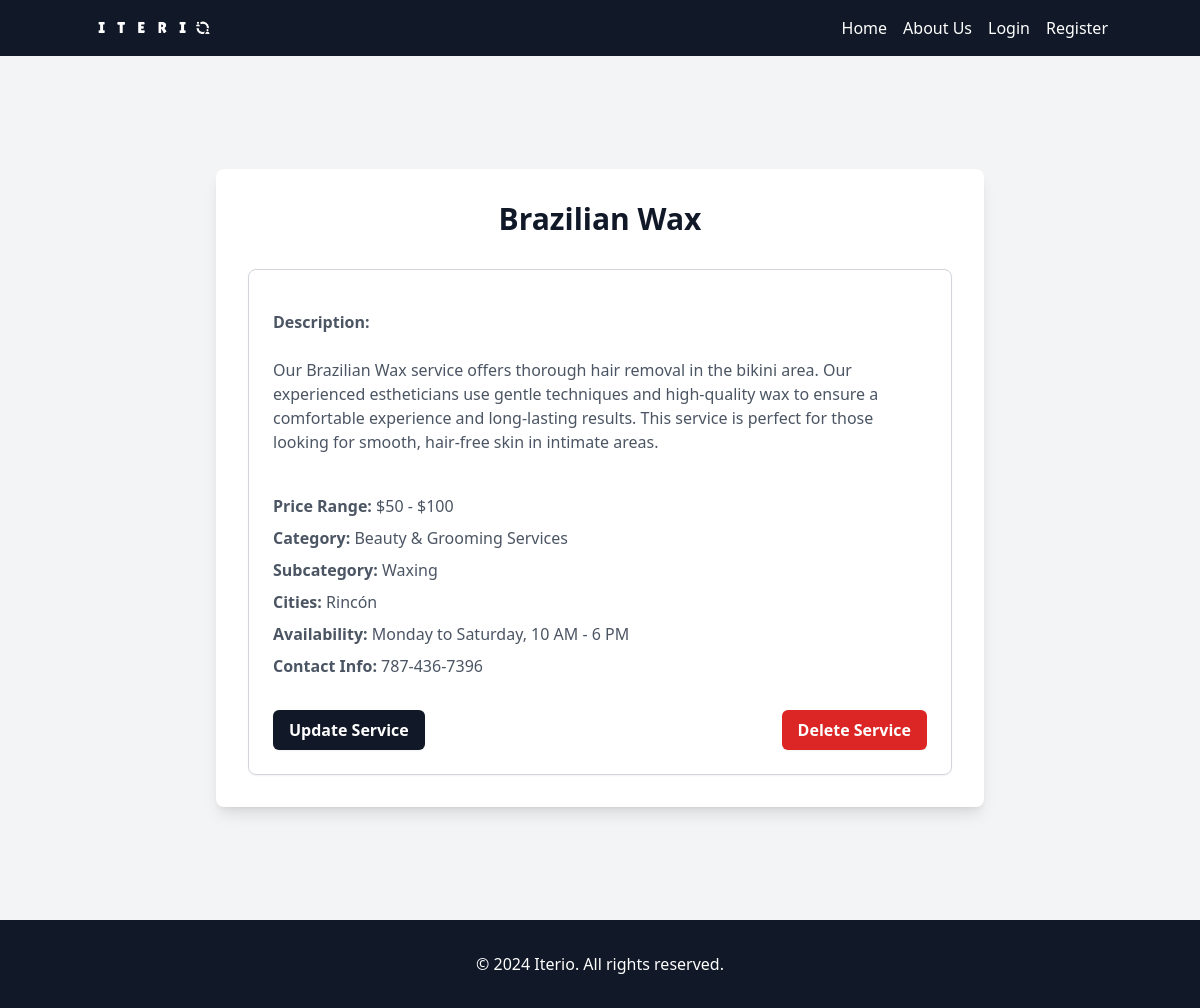
The page /service/87/ on the database its author committed.
### iterio_app/models.py (models this page shows, shortened)
class Service(models.Model):
    name = models.CharField(max_length=100)
    description = models.TextField()
    price_range = models.CharField(max_length=100, blank=True)
    category = models.ForeignKey(Category, on_delete=models.CASCADE, related_name='services', default=11)
    subcategory = models.ForeignKey(SubCategory, on_delete=models.CASCADE, related_name='services')
    cities = models.ManyToManyField(City, related_name='services')
    picture = models.ImageField(upload_to='service_pictures', blank=True, null=True)
    availability = models.TextField(blank=True)
    contact_info = models.TextField(blank=True)

class Category(models.Model):
    name = models.CharField(max_length=100)
    img_path = models.CharField(max_length=120, blank=True)
    details = models.CharField(max_length=120, blank=True)
    redirect = models.CharField(max_length=120, blank=True)
    class Meta:
        verbose_name_plural = 'Categories'

class SubCategory(models.Model):
    name = models.CharField(max_length=100)
    category = models.ForeignKey(Category, on_delete=models.CASCADE, related_name='subcategories')
    class Meta:
        verbose_name_plural = 'Sub-categories'

class City(models.Model):
    name = models.CharField(max_length=100, unique=True)

### iterio_app/views.py (the view)
# urls.py: path('service/<int:pk>/', views.service_detail, name='service_detail'),
def service_detail(request, pk):
    service = get_object_or_404(Service, pk=pk)
    return render(request, 'iterio_app/service_detail.html', {'service': service})

### iterio_app/templates/iterio_app/service_detail.html (shortened to what this page needs)
{% extends 'main.html' %}
{% load static %}
{% load static tailwind_tags %}
{% block content %}
<div class="bg-gray-100 min-h-screen flex items-center justify-center py-12">
    <div class="max-w-3xl w-full bg-white p-8 rounded-lg shadow-lg">
        <h1 class="text-3xl font-bold text-gray-900 mb-8 text-center">{{ service.name }}</h1>
        <div class="space-y-6">
            <div class="border border-gray-300 p-6 rounded-lg shadow-sm">
                <div class="mt-4">
                    <div class="text-gray-600"><strong>Description:</strong> {{ service.description|safe }}</div>
                    <p class="text-gray-600 mt-4"><strong>Price Range:</strong> {{ service.price_range }}</p>
                    <p class="text-gray-600 mt-2"><strong>Category:</strong> {{ service.category.name }}</p>
                    <p class="text-gray-600 mt-2"><strong>Subcategory:</strong> {{ service.subcategory.name }}</p>
                    <p class="text-gray-600 mt-2"><strong>Cities:</strong> {% for city in service.cities.all %}{{ city.name }}{% if not forloop.last %}, {% endif %}{% endfor %}</p>
                    <p class="text-gray-600 mt-2"><strong>Availability:</strong> {{ service.availability }}</p>
                    <p class="text-gray-600 mt-2"><strong>Contact Info:</strong> {{ service.contact_info }}</p>
                </div>
                <div class="mt-8 flex justify-between">
                    <a href="{% url 'update_service' service.id %}" class="py-2 px-4 bg-gray-900 text-white font-semibold rounded-md shadow-sm hover:bg-blue-800 focus:outline-none focus:ring-2 focus:ring-offset-2 focus:ring-blue-500">Update Service</a>
                    <a href="{% url 'delete_service' service.id %}" class="py-2 px-4 bg-red-600 text-white font-semibold rounded-md shadow-sm hover:bg-red-800 focus:outline-none focus:ring-2 focus:ring-offset-2 focus:ring-red-500">Delete Service</a>
                </div>
            </div>
        </div>
    </div>
</div>
{% endblock %}

### templates/main.html (style rules this page uses)
html, body { height: 100%; }
body { display: flex; flex-direction: column; }

### rows shown on the page
Service: name "Brazilian Wax", description "Our Brazilian Wax service offers thorough hair removal in the bikini area. Our experienced estheticians use gentle techniques and high-quality wax to ensure a comfortable experience and long-lasting results. This service is perfect for those looking for smooth, hair-free skin in intimate areas.", price_range "$50 - $100", category.name "Beauty & Grooming Services", subcategory.name "Waxing", availability "Monday to Saturday, 10 AM - 6 PM", contact_info "787-436-7396"
City: name "Rincón"
